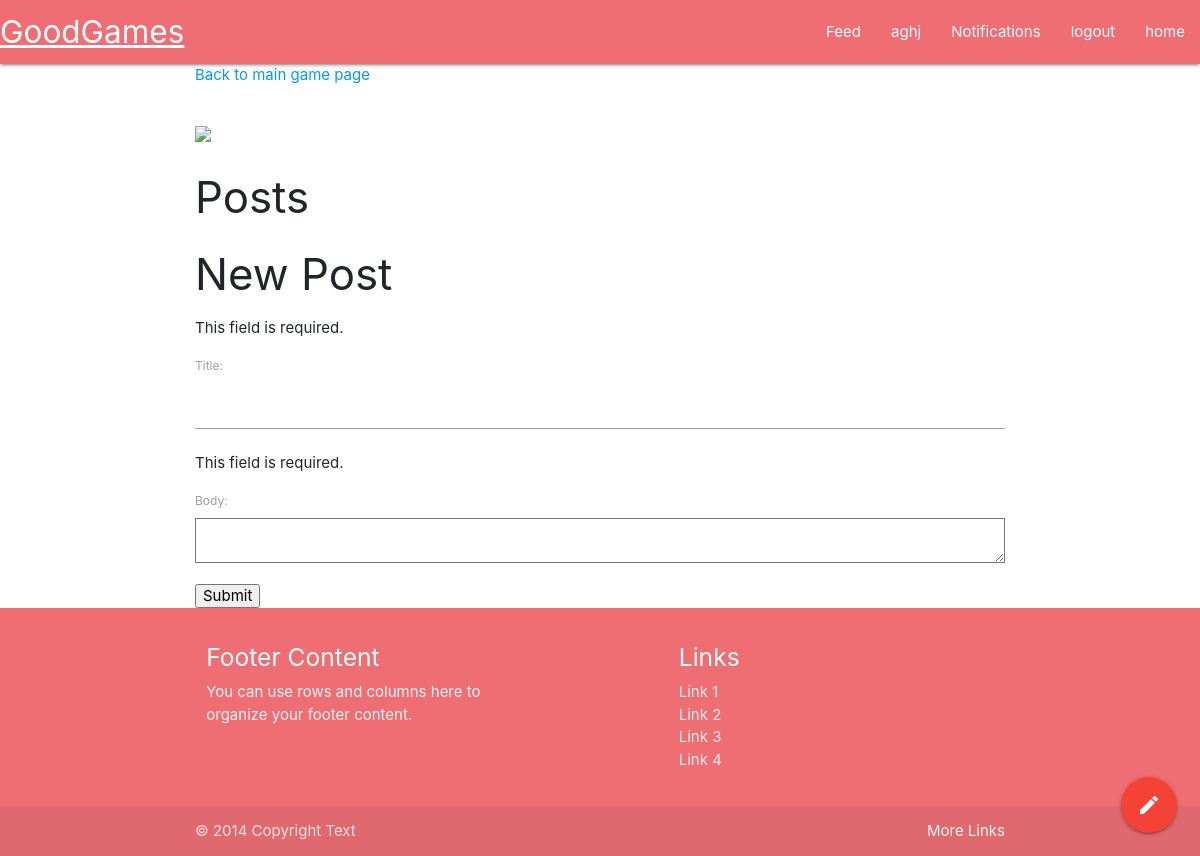
Page /game/1/posts (signed in) on the earlier database version.
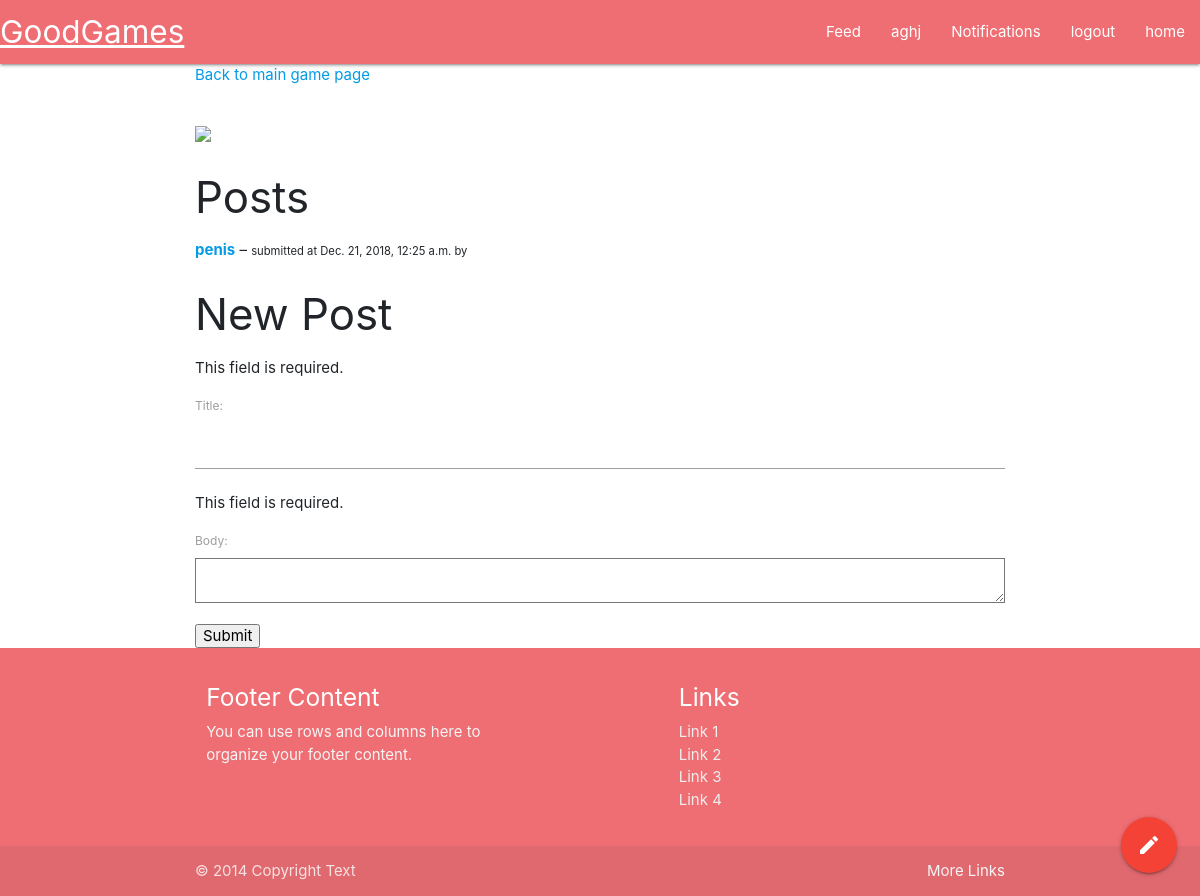
Same page on the later database version.
### goodgames/models.py (models this page shows)
class Post(models.Model):
    title = models.CharField(max_length=100)
    body = models.TextField()
    game = models.ForeignKey(
        Game, on_delete=models.CASCADE, related_name='game')
    date = models.DateTimeField(auto_now=True)
    profile = models.ForeignKey(
        Profile, on_delete=models.CASCADE, related_name='profile')

### goodgames/views.py (the view, shortened to what this page needs)
# urls.py: path('game/<int:game_id>/posts', views.game_posts_view),
def game_posts_view(request, game_id):
    game = Game.objects.filter(igdb_id=game_id).first()
    posts = Post.objects.filter(game=game)
    form = PostForm(None or request.POST)
    return render(request, 'game_posts.html', {
        'data': {
            'game': game,
            'user': request.user.profile,
            'posts': posts,
        },
        'form': form,
    })

### goodgames/forms.py
class PostForm(forms.Form):
    title = forms.CharField(max_length=100)
    body = forms.CharField(widget=forms.Textarea, max_length=10000)

### goodgames/templates/game_posts.html (shortened to what this page needs)
{% extends 'base.html' %}
{% block main %}
<body>
    <p><a href="/game/{{ data.game.igdb_id }}">Back to main game page</a></p>
    <img src="//images.igdb.com/igdb/image/upload/t_cover_big/{{ data.game.cover }}.jpg" />
    <h3>Posts</h3>
    <ul>
        {% for item in data.posts %}
            <p><a href="/game/{{ data.game.igdb_id }}/post/{{ item.id }}"><b>{{ item.title }}</b></a> – <span style="font-size: .75em">submitted at {{ item.date }} by <a href="/profile/{{ item.profile.id }}">{{ item.profile }}</a></span></p>
        {% endfor %}
    </ul>
    {% if data.user %}
    <h3>New Post</h3>
    <form action='/game/{{ data.game.igdb_id }}/posts' method="post">
        {{ form.as_p }}
        <input type='submit' value='Submit'>
    </form>
    {% endif %}
</body>
{% endblock %}

Differences in the rows shown:
added Post: title "penis", date "Dec. 21, 2018, 12:25 a.m."
